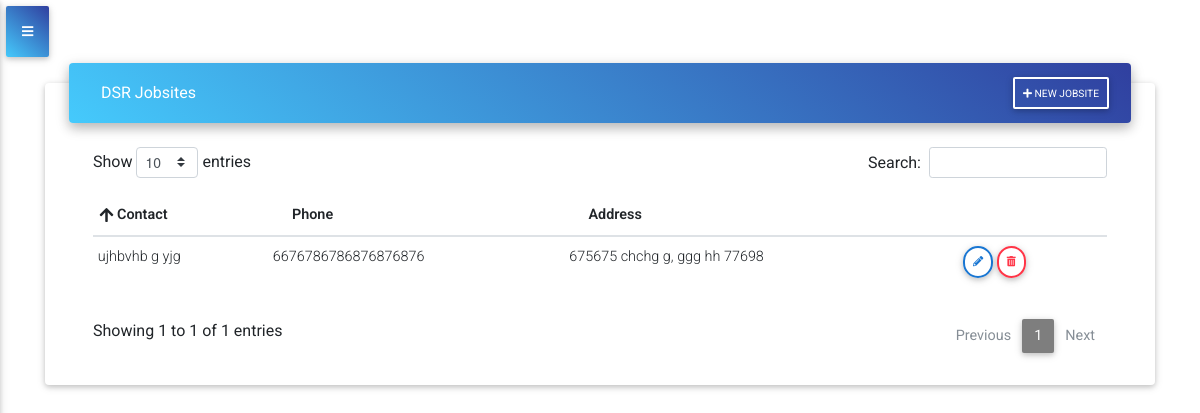
/jobsites/ (signed in), run on the app's committed database.
### accounts/models.py (models this page shows, shortened)
class AccountUser(models.Model):
    user = models.OneToOneField(User, on_delete=models.CASCADE)
    account = models.ForeignKey(AccountCompany, on_delete=models.CASCADE)
    company = models.CharField(max_length=100, blank=True)
    role = models.CharField(choices=ROLES, max_length=20, null=True, default='Tech')

class AccountCompany(models.Model):
    company_name = models.CharField(max_length=100)
    def __str__(self):
        return self.company_name

### customer/models.py (models this page shows, shortened)
class Jobsite(models.Model):
    address1 = models.CharField(max_length=100)
    address2 = models.CharField(max_length=100, blank=True)
    city = models.CharField(max_length=100)
    state = models.CharField(max_length=2)
    zip_code = models.PositiveIntegerField()
    contact_name = models.CharField(max_length=100)
    contact_phone = PhoneField()
    account = models.ForeignKey(AccountCompany, on_delete=models.CASCADE)

### customer/views.py (the view)
# urls.py: path('jobsites/', views.JobsiteListView.as_view(),name='jobsites'),
class JobsiteListView(LoginRequiredMixin,ListView):
    model = Jobsite
    context_object_name = 'jobsite'
    def get_context_data(self, **kwargs):
        context = super().get_context_data(**kwargs)
        context['ticket_count'] = ticket_count(self.request)
        context['tech_ticket_count'] = tech_ticket_count(self.request)
        context['todays_tickets'] = todays_tickets(self.request)
        context['tech_todays_tickets'] = tech_todays_tickets(self.request)
        context['todays_tickets_count'] = todays_tickets_count(self.request)
        context['in_progress_count'] = in_progress_count(self.request)
        context['completed_today_tickets_count'] = completed_today_tickets_count(self.request)
        context['tech_todays_tickets_count'] = tech_todays_tickets_count(self.request)
        context['tech_completed_today_tickets_count'] = tech_completed_today_tickets_count(self.request)
        context['jobsite'] = jobsite(self.request)
        return context

### service_ticket_app/utils.py (called while the page is built)
def ticket_count(request):
    count = Ticket.objects.filter(account=request.user.accountuser.account).count()
    return count

def todays_tickets_count(request):
    todays_tickets_count = Ticket.objects.filter(account=request.user.accountuser.account, schedule=datetime.date.today()).count()
    return todays_tickets_count

def todays_tickets(request):
    todays_tickets = Ticket.objects.filter(account=request.user.accountuser.account, schedule=datetime.date.today())
    return todays_tickets

def in_progress_count(request):
    in_progress_count = Ticket.objects.filter(account=request.user.accountuser.account, schedule=datetime.date.today(),start_job=True,completed=False).count()
    return in_progress_count

def completed_today_tickets_count(request):
    completed_today_tickets_count = Ticket.objects.filter(account=request.user.accountuser.account, schedule=datetime.date.today(), start_job=True, completed=True).count()
    return completed_today_tickets_count

def tech_ticket_count(request):
    count = Ticket.objects.filter(account=request.user.accountuser.account, assigned=request.user.accountuser).count()
    return count

def tech_todays_tickets_count(request):
    tech_todays_tickets_count = Ticket.objects.filter(account=request.user.accountuser.account, schedule=datetime.date.today(), assigned=request.user.accountuser).count()
    return tech_todays_tickets_count

def tech_todays_tickets(request):
    tech_todays_tickets = Ticket.objects.filter(account=request.user.accountuser.account, assigned=request.user.accountuser, schedule=datetime.date.today())
    return tech_todays_tickets

def tech_completed_today_tickets_count(request):
    tech_completed_today_tickets_count = Ticket.objects.filter(account=request.user.accountuser.account, schedule=datetime.date.today(), start_job=True, completed=True, assigned=request.user.accountuser).count()
    return tech_completed_today_tickets_count

def jobsite(request):
    jobsite = Jobsite.objects.filter(account=request.user.accountuser.account)
    return jobsite

### customer/templates/customer/jobsite_list.html (shortened to what this page needs)
{% extends 'base.html' %}
{% block content %}
<div class="card card-cascade narrower">
    <div class="view view-cascade gradient-card-header blue-gradient narrower py-2 mx-4 mb-3 d-flex justify-content-between align-items-center">
        <div>
            <div class="white-text mx-3">{{request.user.accountuser.account}} Jobsites</div>
        </div>
        <div class='justify-content-start'>
            <a href="{% url 'customer_app:add_jobsite' %}" type="button" class="btn btn-outline-white  btn-sm px-2">
                <i class="fas fa-plus mt-0"></i> New Jobsite
            </a>
        </div>
    </div>
    <div class="px-5">
        <div class="table-wrapper">
            <table id="ticket_list" class="table table-hover table-sm table-responsive-sm" width="100%">
                <thead>
                    <tr>
                        <th class="th-sm">Contact
                        </th>
                        <th class="th-sm">Phone
                        </th>
                        <th class="th-sm">Address
                        </th>
                        <th class="th-sm">
                        </th>
                    </tr>
                </thead>
                <tbody>
                    {% for c in jobsite %}
                        <tr>
                            <td>{{ c.contact_name }}</td>
                            <td>{{ c.contact_phone }}</td>
                            <td> {{ c.address1 }} {{ c.address2 }}, {{ c.city }} {{ c.state }} {{ c.zip_code }}  </td>
                            <td>
                                <a href="{% url 'customer_app:edit_jobsite' pk=c.pk %}" type="button" class="btn btn-outline-blue btn-rounded btn-sm px-2">
                                    <i class="fas fa-pencil-alt lt mt-0"></i>
                                </a>
                                <a href="{% url 'customer_app:delete_jobsite' pk=c.pk %}" type="button" class="btn btn-outline-danger btn-rounded btn-sm px-2">
                                    <i class="fas fa-trash-alt lt mt-0"></i>
                                </a>
                            </td>
                        </tr>
                    {% endfor %}
                </tbody>
            </table>
        </div>
    </div>
</div>
{% endblock %}

### templates/base.html (style rules this page uses)
table.dataTable thead .sorting:after, table.dataTable thead .sorting:before, table.dataTable thead .sorting_asc:after, table.dataTable thead .sorting_asc:before, table.dataTable thead .sorting_asc_disabled:after, table.dataTable thead .sorting_asc_disabled:before, table.dataTable thead .sorting_desc:after, table.dataTable thead .sorting_desc:before, table.dataTable thead .sorting_desc_disabled:after, table.dataTable thead .sorting_desc_disabled:before { bottom: .5em; }

### data on the page
Jobsite: contact_name "ujhbvhb g yjg", contact_phone "6676786786876876876", address1 "675675 chchg", address2 "g", city "ggg", state "hh", zip_code "77698"

### other printed values
{{ request.user.accountuser.account }} "DSR"
